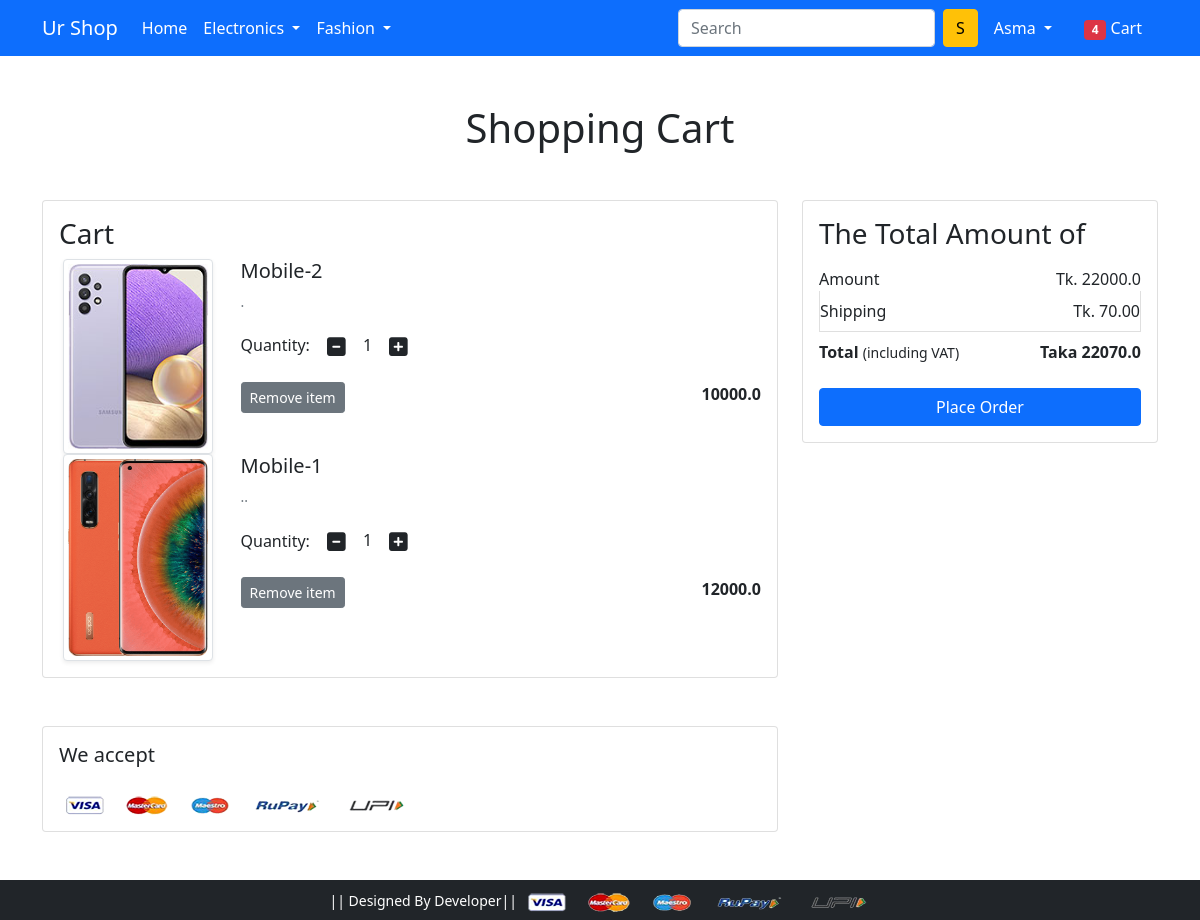
Page /cart/ (signed in) on the committed database.
### app/models.py (models this page shows, shortened)
class Cart(models.Model):
    user = models.ForeignKey(User, on_delete=models.CASCADE)
    product = models.ForeignKey(Product, on_delete=models.CASCADE)
    quantity = models.PositiveIntegerField(default=1)
    def __str__(self):
        return str(self.id)

class Product(models.Model):
    title = models.CharField(max_length=200)
    selling_price = models.FloatField()
    discounted_price = models.FloatField()
    description = models.TextField()
    brand = models.CharField(max_length=22)
    category = models.CharField(choices=CATEGORY_CHOICES, max_length=2)
    product_image = models.ImageField(upload_to='productimg')

### app/views.py (the view)
# urls.py: path('cart/', views.show_cart, name='show_cart'),
def show_cart(request):
    if request.user.is_authenticated:
        user = request.user
        carts = Cart.objects.filter(user=user)
        cart_product = [p for p in carts]
        amount = 0.0
        shipping_amount = 70.0
        total_amount = 0.0
        print(cart_product)
        if cart_product:
            for p in cart_product:
                temp_amount = (p.quantity * p.product.discounted_price)
                amount += temp_amount
                total_amount = amount + shipping_amount
                print(p)
            return render(request, 'app/addtocart.html',
                          {'carts': carts, 'amount': amount, 'total_amount': total_amount})
        else:
            return render(request, 'app/empty_cart.html')

### app/templates/app/addtocart.html (shortened to what this page needs)
{% extends 'app/base.html' %}
{% load static %}
{% block main-content %}
<div class="container my-5">
 <div class="row">
  <h1 class="text-center mb-5">Shopping Cart</h1>
  <div class="col-sm-8">
  <div class="card">
   <div class="card-body">
    <h3>Cart</h3>
    {% for cart in carts %}
    <div class="row">
     <div class="col-sm-3 text-center align-self-center"><img src="{{cart.product.product_image.url}}" alt="" srcset="" class="img-fluid img-thumbnail shadow-sm" height="150" width="150"> </div>
     <div class="col-sm-9">
      <div>
       <h5>{{cart.product.title}}</h5>
       <p class="mb-2 text-muted small">{{cart.product.description}}</p>
       <div class="my-3">
        <label for="quantity">Quantity:</label>
        <a class="minus-cart btn" pid="{{cart.product.id}}"><i class="fas fa-minus-square fa-lg"></i></a>
          <span id="quantity" class="quantitycls">{{cart.quantity}}</span>
        <a class="plus-cart btn" pid="{{cart.product.id}}"><i class="fas fa-plus-square fa-lg"></i></a>
       </div>
       <div class="d-flex justify-content-between">
           <a href="#" class="btn btn-sm btn-secondary mr-3 remove-cart" pid="{{cart.product.id}}">Remove item </a>
        <p class="mb-0"><span><strong>{{cart.product.discounted_price}}</strong></span></p>
       </div>
      </div>
     </div>
    </div>
    {% endfor %}
   </div>
   </div>
  </div>
  <div class="col-sm-4">
   <div class="card">
    <div class="card-body">
      <h3>The Total Amount of</h3>
      <ul class="list-group">
       <li class="list-group-item d-flex justify-content-between align-items-center border-0 px-0 pb-0">Amount<span>Tk. <span id="amount" >{{amount}}</span></span></li>
       <li class="list-group-item d-flex justify-content-between align-items-center px-0">Shipping<span>Tk. 70.00</span></li>
       <li class="list-group-item d-flex justify-content-between align-items-center border-0 px-0 mb-3">
        <div>
           <strong>Total</strong> <small>(including VAT)</small>
         </div>
         <span><strong>Taka <strong id="totalamount">{{total_amount}}</strong> </strong></span>
       </li>
      </ul>
      <div class="d-grid"><a href="{% url 'checkout' %}" class="btn btn-primary">Place Order</a></div>
    </div>
   </div>
  </div>
 </div>
</div>
<div class="container">
 <div class="row">
  <div class="col-sm-8">
   <div class="card">
    <div class="card-body">
      <h5 class="mb-4">We accept</h5>
      <img src="{% static 'app/images/payment.png' %}" alt="" class="img-fluid">
    </div>
  </div>
  </div>
 </div>
</div>
{% endblock main-content %}

### app/templates/app/base.html (shortened to what this page needs)
<!doctype html>
{% load static %}
<html lang="en">
  <head>
    <link href="https://cdn.jsdelivr.net/npm/bootstrap@5.0.0-beta1/dist/css/bootstrap.min.css" rel="stylesheet">
    <link rel="stylesheet" href="{% static 'app/css/owl.carousel.min.css' %}">
    <link rel="stylesheet" href="{% static 'app/css/all.min.css' %}">
    <link rel="stylesheet" href="{% static 'app/css/style.css' %}">
  </head>
  <body>
    <nav class="navbar navbar-expand-lg navbar-dark bg-primary">
     <div class="container">
       <a class="navbar-brand" href="/">Ur Shop</a>
       <div class="collapse navbar-collapse" id="navbarSupportedContent">
         <ul class="navbar-nav me-auto mb-2 mb-lg-0">
           <li class="nav-item">
             <a class="nav-link active" aria-current="page" href="/">Home</a>
           </li>
           <li class="nav-item dropdown">
             <a class="nav-link dropdown-toggle text-white" href="#" id="electronicsDropdown" role="button" data-bs-toggle="dropdown" aria-expanded="false">
               Electronics
             </a>
           </li>
           <li class="nav-item dropdown">
             <a class="nav-link dropdown-toggle text-white" href="#" id="fashionDropdown" role="button" data-bs-toggle="dropdown" aria-expanded="false">
               Fashion
             </a>
           </li>
         </ul>
         <form class="d-flex">
           <input class="form-control me-2" type="search" placeholder="Search" aria-label="Search">
           <button class="btn btn-warning" type="submit">S</button>
         </form>
         <div>
          <ul class="navbar-nav me-auto mb-2 mb-lg-0">
              {% if request.user.is_authenticated %}
           <li class="nav-item dropdown mx-2">
              <a class="nav-link dropdown-toggle text-white" href="#" id="profileDropdown" role="button" data-bs-toggle="dropdown" aria-expanded="false">
                {{ request.user.username }}
              </a>
            </li>
            <li class="nav-item mx-2">
             <a href="{% url 'show_cart' %}" class="nav-link text-white"><span class="badge bg-danger">4</span> Cart </a>
            </li>
              {% endif %}
          </ul>
         </div>
       </div>
     </div>
    </nav>
    {% block main-content %} {% endblock main-content %}
    <footer class="container-fluid bg-dark text-center p-2 mt-5">
        <small class="text-white"> || Designed By  Developer|| </small>
        <img src="{% static 'app/images/payment.png' %}" alt="" srcset="" class="img-fluid" height="2px">
    </footer>
  </body>
</html>

### rows in the picture
Cart: product.product_image (picture), product "Mobile-2", product.description ".", quantity "1", product.discounted_price "10000.0"
Cart: product.product_image (picture), product "Mobile-1", product.description "..", quantity "1", product.discounted_price "12000.0"

### other values in the picture
{{ request.user.username }} "Asma"
{{ amount }} "22000.0"
{{ total_amount }} "22070.0"
